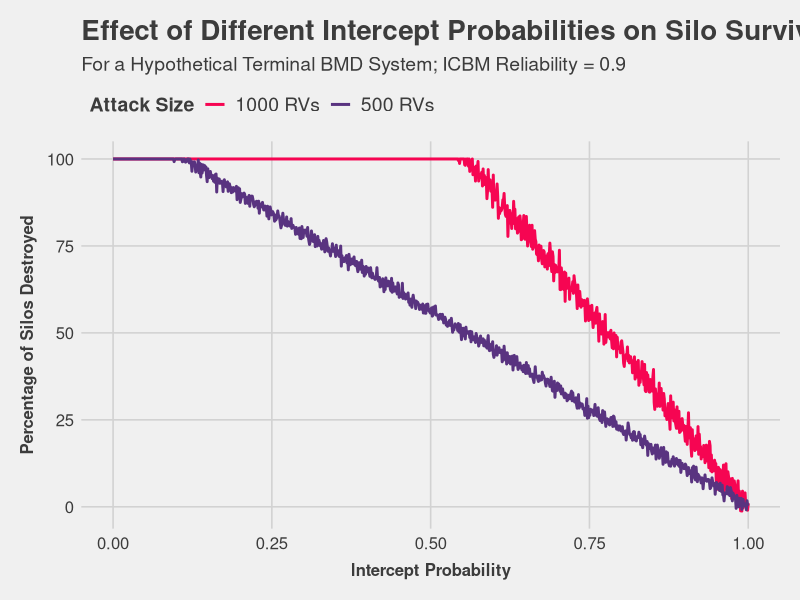
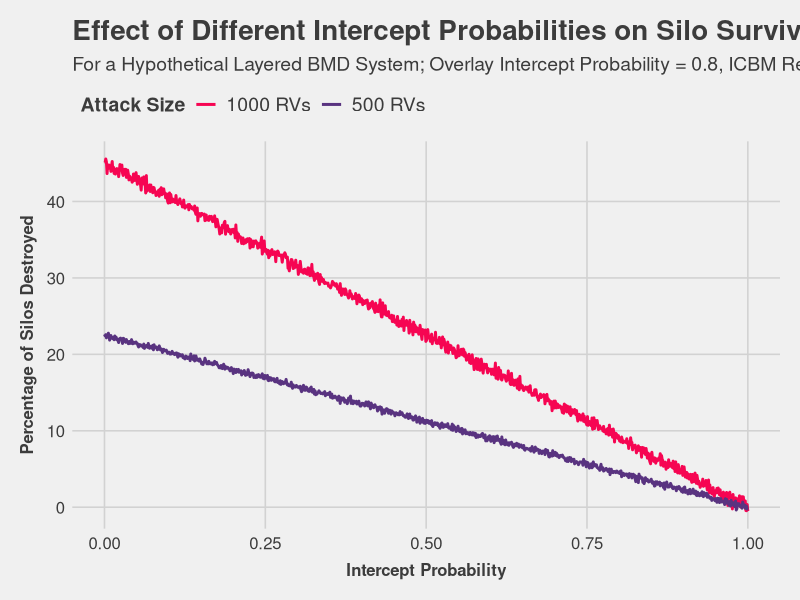
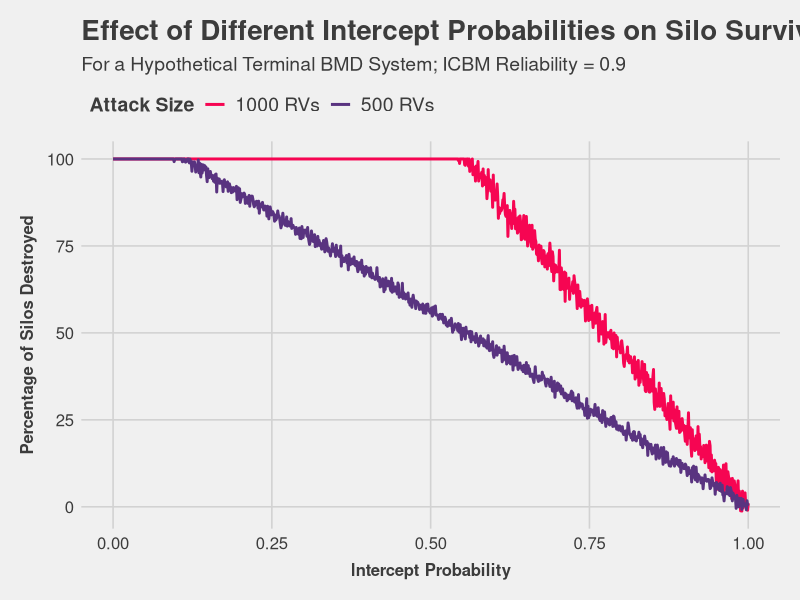
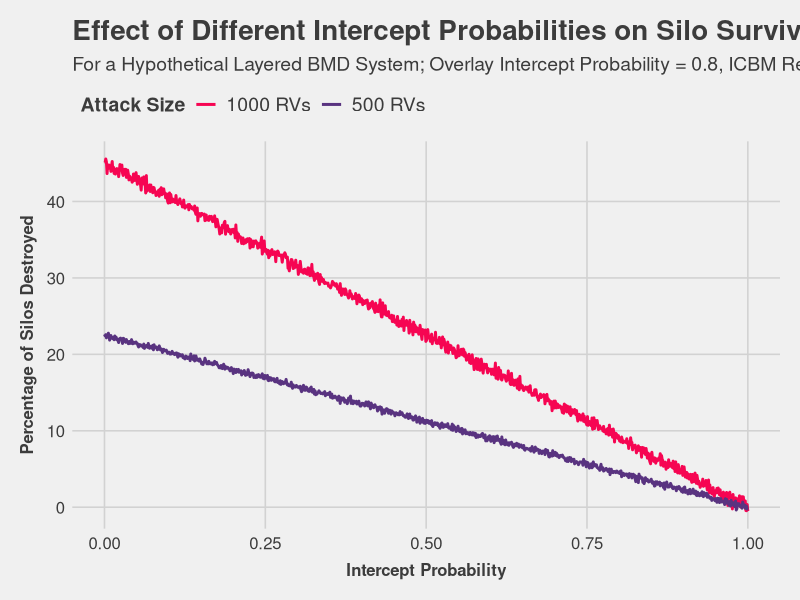

These charts were generated, in order, by the following R code:
library(ggplot2)
library(ggthemes)
library(dplyr)
set.seed(123)

# Extra tweaks for plotting
plot_theme <- theme(
    plot.title = element_text(
        size = 20, face = "bold", hjust = 0,
        margin = margin(b = 0.25, unit = "cm")),
    plot.subtitle = element_text(
        size = 14, hjust = 0),
    axis.title.x = element_text(
        size = 12, face = "bold", angle = 0,
        margin = margin(t = 0.25, unit = "cm")),
    axis.title.y = element_text(
        size = 12, face = "bold", angle = 90,
        margin = margin(r = 0.25, unit = "cm")),
    axis.text = element_text(
        size = 12),
    legend.title = element_text(
        size = 14, face = "bold"),
    legend.text = element_text(
        size = 14),
    legend.position = "top",
    legend.justification = "left"
)

terminal_survival <- function(p_int, p_k = 0.9, silos = 400, attack_size) { # nolint
    p_int <- rnorm(1, p_int, sd = 0.01)
    destroyed <- (attack_size * (1 - p_int) * p_k)
    return(destroyed)
}

terminal_surv <- tibble(
    efficiency = seq(0, 1, length.out = 1000),
    silos_1 = sapply(
        efficiency, terminal_survival, attack_size = 500),
    silos_2 = sapply(
        efficiency, terminal_survival, attack_size = 1000)
) %>%
    mutate(
        silos_1 = ifelse(silos_1 > 400, 400, silos_1) / 400 * 100,
        silos_2 = ifelse(silos_2 > 400, 400, silos_2) / 400 * 100
)

colors_3 <- c("500 RVs" = "#593380", "1000 RVs" = "#F60552")

terminal_surv_chart <- ggplot(
    data = terminal_surv,
    aes(x = efficiency)
) +
    geom_line(
        aes(y = silos_2, color = "1000 RVs"),
        linewidth = 1.0
) +
    geom_line(
        aes(y = silos_1, color = "500 RVs"),
        linewidth = 1.0
) +
    labs(
        x = "Intercept Probability",
        y = "Percentage of Silos Destroyed",
        title = "Effect of Different Intercept Probabilities on Silo Survivability", # nolint,
        subtitle = "For a Hypothetical Terminal BMD System; ICBM Reliability = 0.9", # nolint
        color = "Attack Size"
) +
    scale_color_manual(
        values = colors_3
) +
    theme_fivethirtyeight() +
    plot_theme

print(terminal_surv_chart)

overlay_survival <- function(p_under, p_over = 0.8, p_k = 0.9, silos = 400, attack_size) { # nolint
    p_under <- rnorm(1, p_under, sd = 0.01)
    destroyed <- attack_size * (1 - p_over) * (1 - p_under) * p_k
    return(destroyed)
}

overlay_surv <- tibble(
    efficiency = seq(0, 1, length.out = 1000),
    silos_1 = sapply(
        efficiency, overlay_survival, attack_size = 500),
    silos_2 = sapply(
        efficiency, overlay_survival, attack_size = 1000)
) %>%
    mutate(
        silos_1 = ifelse(silos_1 > 400, 400, silos_1) / 400 * 100,
        silos_2 = ifelse(silos_2 > 400, 400, silos_2) / 400 * 100
)

overlay_surv_chart <- ggplot(
    data = overlay_surv,
    aes(x = efficiency)
) +
    geom_line(
        aes(y = silos_2, color = "1000 RVs"),
        linewidth = 1.0
) +
    geom_line(
        aes(y = silos_1, color = "500 RVs"),
        linewidth = 1.0
) +
    labs(
        x = "Intercept Probability",
        y = "Percentage of Silos Destroyed",
        title = "Effect of Different Intercept Probabilities on Silo Survivability", # nolint,
        subtitle = "For a Hypothetical Layered BMD System; Overlay Intercept Probability = 0.8, ICBM Reliability = 0.9", # nolint
        color = "Attack Size"
) +
    scale_color_manual(
        values = colors_3
) +
    theme_fivethirtyeight() +
    plot_theme

print(overlay_surv_chart)

ggsave(
    "terminal_survival.png",
    terminal_surv_chart,
    device = "png",
    path = "~/documents/coding/R/missile-defence/assets"
)

ggsave(
    "overlay_survival.png",
    overlay_surv_chart,
    device = "png",
    path = "~/documents/coding/R/missile-defence/assets"
)